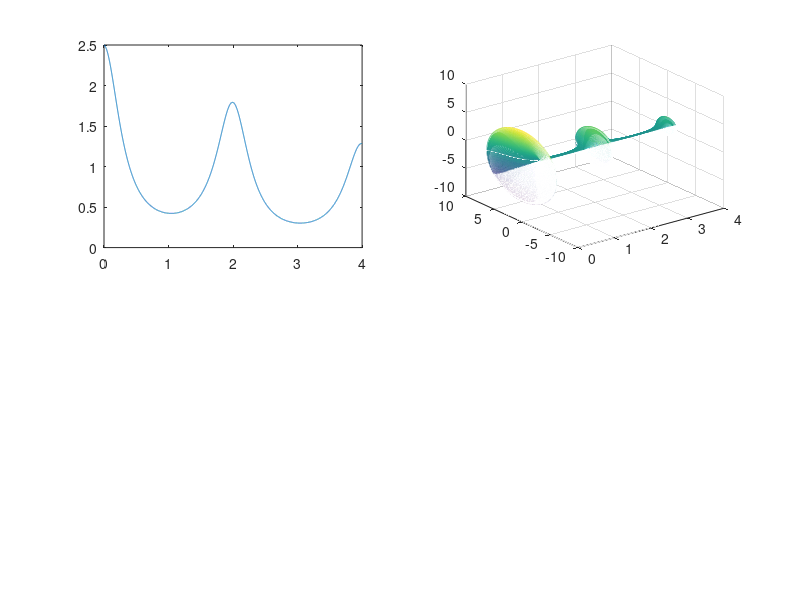

Recreate this plot in MATLAB.
%Fredrik möller och Johan Kindlundh
clc
clear all
format long
disp('uppgift9 a')
x0=0; xslut=4; y0=2.5;
yprim= @(t,y) -(((pi*sin(pi*t))./(1.5-(cos(pi*t)))).*y)-((1/6)*y);
tol=10^-9;
tolval=odeset('RelTol',tol);
[xut,yut]=ode45(yprim,[x0:0.00048829:xslut],y0,tolval);
n=length(xut);
subplot(2,2,1)
plot(xut,yut)

%----------------------------------------------------------------------------------
yut=yut.^2;
yut2=yut(1:2:n); xut2=xut(1:2:n);
yut3=yut2(1:2:length(yut2)); xut3=xut2(1:2:length(xut2));
yut4=yut3(1:2:length(yut3)); xut4=xut3(1:2:length(xut3));

%integral med åttondel av punkterna;
t(1)=trapz(xut4,yut4);
%integral med fjärdedel av punkterna
t(2)=trapz(xut3,yut3);
%integral med hälften av punkterna
t(3)=trapz(xut2,yut2);
%integral med samtliga punkter
t(4)=trapz(xut,yut);
t=t.*pi;
ninni=t
for i=1:2
    b4=t(i);
    b2=t(i+1);
    b1=t(i+2);
    Ep=(b4-b2)/(b2-b1);
    Etrunk=abs(b1-b2);
end
%----------------------------------------------------------------------------------
%Richardson-extrapolation
for i=1:3
    b2=t(i);
    b1=t(i+1);
    R(i)=b1+((b1-b2)/1);
end

%Richardson-extrapolation nr2
for i=1:2
b2=R(i);
b1=R(i+1);
RR(i)=b1+((b1-b2)/15);
end

Etrunk=abs(t(4)-t(3))
Etrunkr=abs(R(3)-R(2))
Etrunkrr=abs(RR(2)-RR(1))

integralen=RR(2)
%----------------------------------------------------------------------------------
disp('b, lur vars volym bara är 70%')
v=RR(2)*0.7;
x0=0; x1=1; x2=2;  y0=2.5;
e=1/30000;
TOL=10^-5;
while abs((x2-x1)/(min(x1,x2)))>TOL
    [xut1,yut1]=ode45(yprim,[x0:e:x1],y0,tolval);
    [xut2,yut2]=ode45(yprim,[x0:e:xslut],y0,tolval);
    vol1=pi*trapz(xut1,yut1.^2)-v;
    vol2=pi*trapz(xut2,yut2.^2)-v;
    t = vol2*(x2-x1)/(vol2-vol1);
    x1 = x2;
    x2 = x2-t;
end

L=x1
disp('Etrunk')
disp(abs(x1-x2))
%----------------------------------------------------------------------------------
disp('c')
x=xut(1:5:n);
y=yut(1:5:n);
p=(2*pi)/(length(y));
fi=0:p:2*pi;
X=x*ones(size(fi)); Y=y*cos(fi); Z=y*sin(fi);
subplot(2,2,2)
mesh(X,Y,Z)

